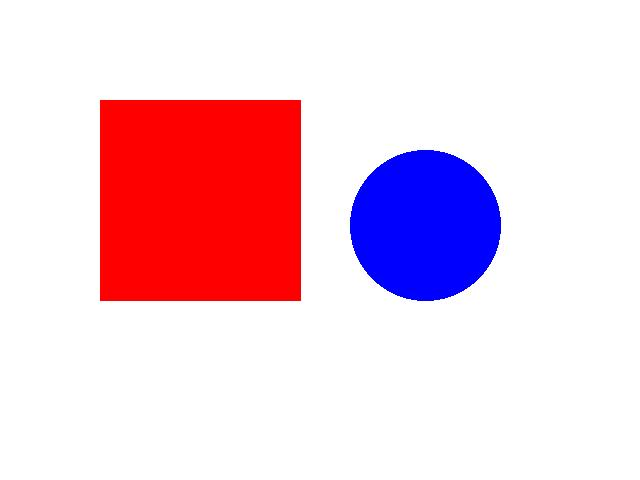
#> input picture test_sam3.jpg, 640 x 480 px
$ python -i image_quality.py   (imports and definitions only)   (older library calls are emulated)
#> lines starting #> are read from the running program, lines starting #| are printed output that depends on the picture
#> further down, picture is the input picture: shape (480, 640, 3); mean B, G, R 221.2, 206.7, 239.8
"""Danh gia chat luong anh + phat hien anh trung lap.

- perceptual hash (pHash 64 bit dua tren DCT) va dHash
- SSIM (dung scikit-image neu co, khong thi dung ban tu cai dat)
- do net (variance of Laplacian), do sang trung binh, do tuong phan
"""

from __future__ import annotations

from dataclasses import dataclass, field

import cv2
import numpy as np

try:  # scikit-image nhanh va chinh xac hon
    from skimage.metrics import structural_similarity as _sk_ssim

    _HAS_SKIMAGE = True
except Exception:  # pragma: no cover
    _HAS_SKIMAGE = False


# ------------------------------------------------------------------- HASH ---
def phash(image: np.ndarray, hash_size: int = 8, highfreq: int = 4) -> str:
    """pHash 64-bit tra ve chuoi hex 16 ky tu."""
#> called with hash_size = 8, highfreq = 4
    size = hash_size * highfreq
    gray = _to_gray(image)
#> in _to_gray, `return cv2.cvtColor(image, cv2.COLOR_BGR2GRAY)`:
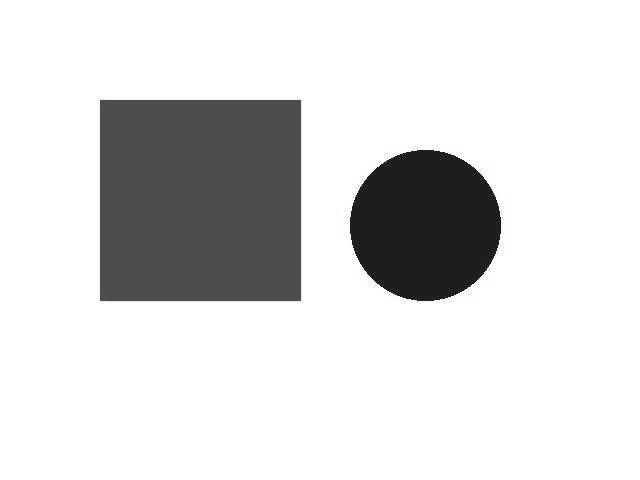
#> returned value: shape (480, 640); min 12, max 255, mean 218.2
    resized = cv2.resize(gray, (size, size), interpolation=cv2.INTER_AREA)
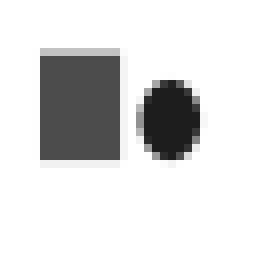
#> resized: shape (32, 32) (shown 8 times larger); min 29, max 255, mean 218.2
    dct = cv2.dct(np.float32(resized))
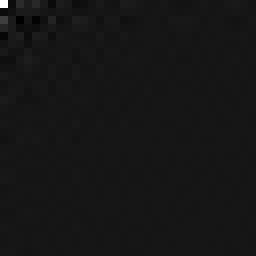
#> dct: shape (32, 32) float32 (shown 8 times larger); min -662.8, max 6982.5, mean 7.9; drawn with min black and max white
    low = dct[:hash_size, :hash_size]
    med = np.median(low[1:, 1:] if low.size > 1 else low)
#> med = 5.95
    bits = (low > med).flatten()
    return _bits_to_hex(bits)


# [11 lines left out: functions dhash, hamming, not called in this run]


def _bits_to_hex(bits) -> str:
    value = 0
    for b in bits:
        value = (value << 1) | int(bool(b))
#> this loop made 64 passes
#> (b, value) on passes 2 to 13: (False, 2), (True, 5), (True, 11), (True, 23), (True, 47), (False, 94), (True, 189), (False, 378), (False, 756), (True, 1513), (True, 3027), (True, 6055)
#> value on pass 1: 1
#> after the loop, value = 13636269387063005753
    n_hex = max(1, (len(bits) + 3) // 4)
#> n_hex = 16
    return f"{value:0{n_hex}x}"


# ------------------------------------------------------------------- SSIM ---
# [21 lines left out: functions ssim, _ssim_fallback, not called in this run]


# ---------------------------------------------------------------- QUALITY ---
@dataclass
class QualityReport:
    blur_score: float = 0.0  # variance of Laplacian - cang cao cang net
    brightness: float = 0.0  # 0..255
    contrast: float = 0.0  # do lech chuan cua kenh xam
    is_blurry: bool = False
    is_dark: bool = False
    is_bright: bool = False
    reasons: list[str] = field(default_factory=list)

    @property
    def ok(self) -> bool:
        return not (self.is_blurry or self.is_dark or self.is_bright)


# [33 lines left out: function analyze, not called in this run]


def blur_score(image: np.ndarray) -> float:
    return float(cv2.Laplacian(_to_gray(image), cv2.CV_64F).var())


def brightness(image: np.ndarray) -> float:
    return float(np.mean(_to_gray(image)))


# -------------------------------------------------------------- DEDUPLICA ---
class DuplicateFilter:
    """Loc anh trung: pHash truoc (nhanh), xac nhan lai bang SSIM (chinh xac).

    method: 'phash' | 'ssim' | 'phash+ssim'
    """

    def __init__(
        self,
        method: str = "phash+ssim",
        phash_distance: int = 6,
        ssim_threshold: float = 0.965,
        keep_thumbs: int = 40,
    ) -> None:
        self.method = method
        self.phash_distance = phash_distance
        self.ssim_threshold = ssim_threshold
        self.keep_thumbs = keep_thumbs
        self._hashes: list[tuple[str, int]] = []  # (hash, image_key)
        self._thumbs: list[tuple[int, np.ndarray]] = []  # (image_key, thumbnail)
        self.n_duplicates = 0

    # [4 lines left out: function reset, not called in this run]

    def check(self, image: np.ndarray, key: int = 0) -> tuple[bool, int, str]:
        """Tra ve (la_trung, key_cua_anh_goc, hash)."""
        h = phash(image)
#> h = 'bd3dc2c26d6c9239'
        use_phash = "phash" in self.method
        use_ssim = "ssim" in self.method

        candidate_key = -1
        if use_phash:
            for old_hash, old_key in reversed(self._hashes):
                if hamming(h, old_hash) <= self.phash_distance:
                    candidate_key = old_key
                    break
            if candidate_key < 0 and not (use_ssim and not use_phash):
                self._remember(h, key, image)
                return False, -1, h

        if use_ssim:
            thumb = _thumb(image)
            pool = (
                self._thumbs
                if candidate_key < 0
                else [t for t in self._thumbs if t[0] == candidate_key]
            )
            for old_key, old_thumb in reversed(pool):
                if ssim(thumb, old_thumb, resize_to=128) >= self.ssim_threshold:
                    self.n_duplicates += 1
                    self._remember(h, key, image)
                    return True, old_key, h
            self._remember(h, key, image)
            return False, -1, h

        if candidate_key >= 0:
            self.n_duplicates += 1
            self._remember(h, key, image)
            return True, candidate_key, h

        self._remember(h, key, image)
        return False, -1, h

    def _remember(self, h: str, key: int, image: np.ndarray) -> None:
        self._hashes.append((h, key))
        if len(self._hashes) > 4000:
            del self._hashes[:1000]
        if "ssim" in self.method:
            self._thumbs.append((key, _thumb(image)))
            if len(self._thumbs) > self.keep_thumbs:
                self._thumbs.pop(0)


def _thumb(image: np.ndarray, size: int = 128) -> np.ndarray:
#> called with size = 128
    return cv2.resize(_to_gray(image), (size, size), interpolation=cv2.INTER_AREA)
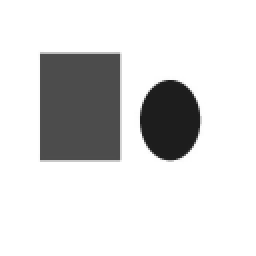
#> returned value: shape (128, 128) (shown 2 times larger); min 29, max 255, mean 218.2


def _to_gray(image: np.ndarray) -> np.ndarray:
    if image is None:
        raise ValueError("Anh rong")
    if image.ndim == 2:
        return image
    if image.shape[2] == 4:
        return cv2.cvtColor(image, cv2.COLOR_BGRA2GRAY)
    return cv2.cvtColor(image, cv2.COLOR_BGR2GRAY)


# ---------------------------------------------------------------- IO utils --
# [21 lines left out: functions imread_unicode, imwrite_unicode, not called in this run]

>>> import cv2
>>> picture = cv2.imread('../../test_sam3.jpg')
>>> result = DuplicateFilter().check(picture)
#> result = (False, -1, 'bd3dc2c26d6c9239')
